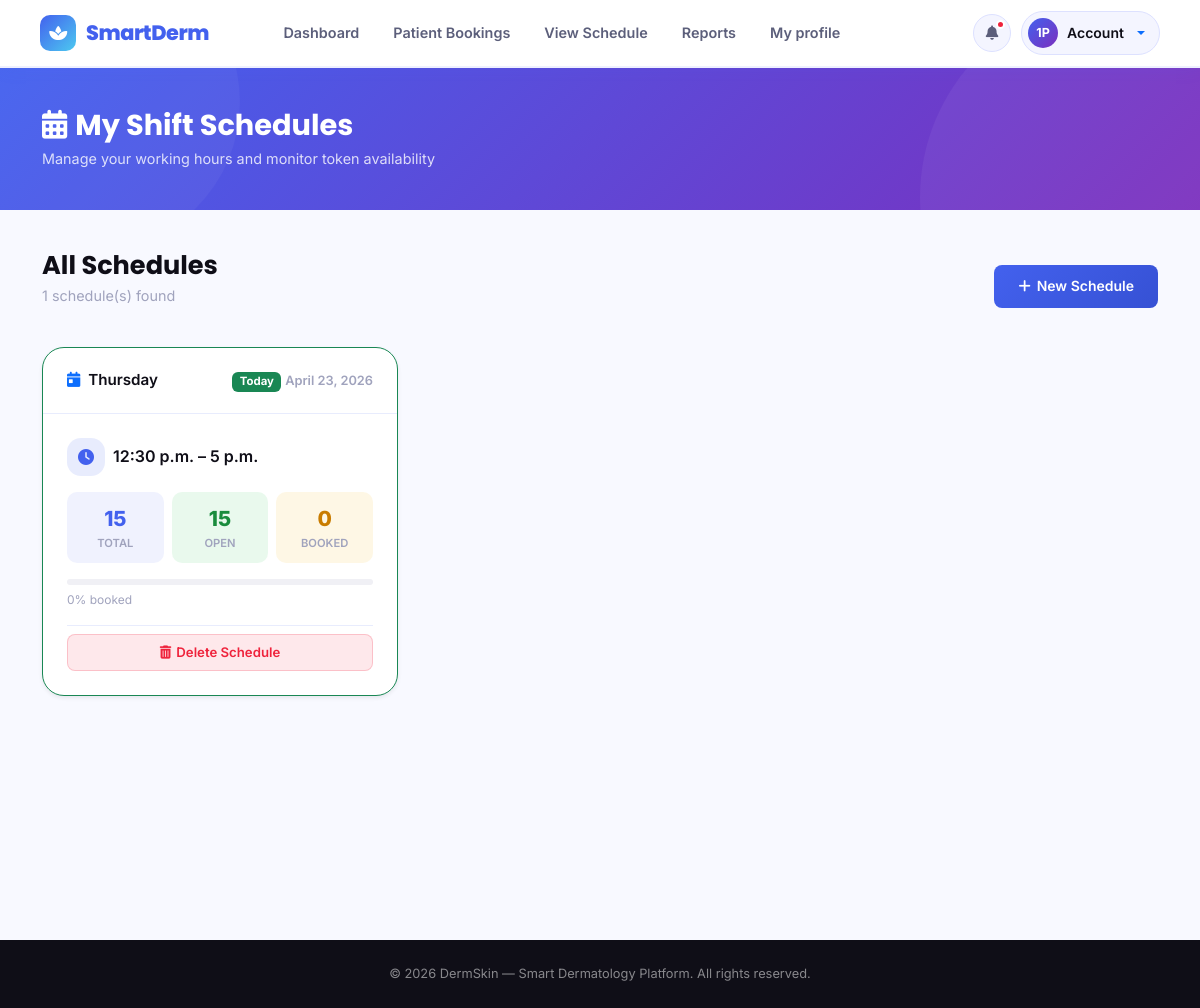
/doctor_view_schedule/ (signed in), run on the app's committed database.
### doctor/models.py (models this page shows, shortened)
class tbl_schedule(models.Model):
    DAY_CHOICES = [
        ('Monday', 'Monday'),
        ('Tuesday', 'Tuesday'),
        ('Wednesday', 'Wednesday'),
        ('Thursday', 'Thursday'),
        ('Friday', 'Friday'),
        ('Saturday', 'Saturday'),
    ]
    doctor = models.ForeignKey(tbl_doctor, on_delete=models.CASCADE)
    schedule_date = models.DateField()   # ⭐ NEW FIELD
    day_of_week = models.CharField(
        max_length=10,
        choices=DAY_CHOICES
    )
    is_available = models.BooleanField(default=True)
    start_time = models.TimeField(null=True, blank=True)
    end_time = models.TimeField(null=True, blank=True)
    consultation_duration = models.IntegerField(default=15)
    total_patients = models.IntegerField(default=0)
    break_start_time = models.TimeField(null=True, blank=True)
    break_end_time = models.TimeField(null=True, blank=True)

### doctor/views.py (the view)
# urls.py: path('doctor_view_schedule/',views.doctor_view_schedule,name='doctor_view_schedule'),
def doctor_view_schedule(request):
    doctor_id = request.session.get('did')
    if not doctor_id:
        return redirect('webguest:login')
    doctor = get_object_or_404(tbl_doctor, id=doctor_id)
    today = timezone.localdate()
    schedules = tbl_schedule.objects.filter(
        doctor=doctor,
        schedule_date__gte=today
    ).order_by('schedule_date')
    schedule_list = []
    for s in schedules:
        if not s.is_available:
            schedule_list.append({
                'schedule': s,
                'is_leave': True,
                'total_tokens': 0,
                'booked_tokens': 0,
                'available_tokens': 0,
            })
        else:
            tokens = tbl_token.objects.filter(schedule=s)
            booked_count = tokens.filter(is_booked=True).count()
            schedule_list.append({
                'schedule': s,
                'is_leave': False,
                'total_tokens': tokens.count(),
                'booked_tokens': booked_count,
                'available_tokens': tokens.count() - booked_count,
            })
    return render(request, 'doctor/view_schedule.html', {'schedules': schedule_list})

### doctor/Templates/doctor/view_schedule.html (shortened to what this page needs)
{% extends 'Doctor/header.html' %}
{% block content %}
{% load tz %}
{% now "Y-m-d" as today_date %}
<div class="page-banner">
    <div class="container position-relative" style="z-index:1">
        <h1><i class="fas fa-calendar-alt me-2"></i>My Shift Schedules</h1>
        <p>Manage your working hours and monitor token availability</p>
    </div>
</div>
<div class="page-wrapper">
<div class="container">
    <div class="d-flex justify-content-between align-items-center mb-4" data-aos="fade-up">
        <div>
            <h2 class="section-heading">All Schedules</h2>
            <p class="section-subheading">{{ schedules|length }} schedule(s) found</p>
        </div>
        <a href="{% url 'webdoctor:doctor_schedule' %}" class="btn-ds-primary">
            <i class="fas fa-plus"></i> New Schedule
        </a>
    </div>
    {% if schedules %}
    <div class="row g-4">
        {% for item in schedules %}
        <div class="col-lg-4 col-md-6" data-aos="fade-up">
            {% if item.is_leave %}
            <div class="ds-card h-100" style="border: 1.5px dashed rgba(239,71,111,0.4);">
                <div class="ds-card-header d-flex justify-content-between align-items-center">
                    <span>
                        <i class="fas fa-calendar-day text-danger me-1"></i>
                        {{ item.schedule.day_of_week }}
                    </span>
                    <span>
                        {% if item.schedule.schedule_date|stringformat:"s" == today_date %}
                        <span class="badge bg-danger">Today</span>
                        {% else %}
                        <span class="badge bg-danger">Leave</span>
                        {% endif %}
                        <span style="font-size:0.8rem;color:var(--text-muted);">
                            {{ item.schedule.schedule_date }}
                        </span>
                    </span>
                </div>
                <div class="ds-card-body">
                    <div class="text-center py-3">
                        <div style="width:64px;height:64px;border-radius:50%;background:rgba(239,71,111,0.1);display:flex;align-items:center;justify-content:center;margin:0 auto 12px;">
                            <i class="fas fa-plane-departure" style="font-size:1.6rem;color:var(--danger);"></i>
                        </div>
                        <h6 style="color:var(--danger);font-weight:700;margin-bottom:4px;">Day Off / Leave</h6>
                        <p style="color:var(--text-muted);font-size:0.82rem;margin:0;">
                            No appointments scheduled.<br>Patients will see you as unavailable.
                        </p>
                    </div>
                    <div class="d-flex gap-2 pt-3 mt-2" style="border-top:1px solid var(--border);">
                        <a href="{% url 'webdoctor:delete_schedule' item.schedule.id %}"
                           class="btn-ds-danger w-100 justify-content-center"
                           onclick="return confirm('Remove this leave day?')">
                            <i class="fas fa-trash-alt"></i> Remove Leave
                        </a>
                    </div>
                </div>
            </div>
            {% else %}
            <div class="ds-card h-100 {% if item.schedule.schedule_date|stringformat:"s" == today_date %}border border-success shadow-sm{% endif %}">
                <div class="ds-card-header d-flex justify-content-between align-items-center">
                    <span>
                        <i class="fas fa-calendar-day text-primary me-1"></i>
                        {{ item.schedule.day_of_week }}
                    </span>
                    <span>
                        {% if item.schedule.schedule_date|stringformat:"s" == today_date %}
                        <span class="badge bg-success">Today</span>
                        {% else %}
                        <span class="badge bg-info">Upcoming</span>
                        {% endif %}
                        <span style="font-size:0.8rem;color:var(--text-muted);">
                            {{ item.schedule.schedule_date }}
                        </span>
                    </span>
                </div>
                <div class="ds-card-body">
                    <div class="d-flex align-items-center gap-2 mb-3">
                        <div class="stat-icon blue" style="width:38px;height:38px;font-size:1rem;">
                            <i class="fas fa-clock"></i>
                        </div>
                        <span style="font-weight:600;color:var(--text-dark);">
                            {{ item.schedule.start_time }} – {{ item.schedule.end_time }}
                        </span>
                    </div>
                    <div class="row g-2 mb-3">
                        <div class="col-4 text-center">
                            <div style="background:rgba(67,97,238,0.08);border-radius:10px;padding:10px 5px;">
                                <div style="font-size:1.3rem;font-weight:800;color:var(--primary);">{{ item.total_tokens }}</div>
                                <div style="font-size:0.7rem;color:var(--text-muted);text-transform:uppercase;font-weight:600;">Total</div>
                            </div>
                        </div>
                        <div class="col-4 text-center">
                            <div style="background:rgba(45,198,83,0.1);border-radius:10px;padding:10px 5px;">
                                <div style="font-size:1.3rem;font-weight:800;color:#1a8c3d;">{{ item.available_tokens }}</div>
                                <div style="font-size:0.7rem;color:var(--text-muted);text-transform:uppercase;font-weight:600;">Open</div>
                            </div>
                        </div>
                        <div class="col-4 text-center">
                            <div style="background:rgba(249,199,79,0.15);border-radius:10px;padding:10px 5px;">
                                <div style="font-size:1.3rem;font-weight:800;color:#c97c00;">{{ item.booked_tokens }}</div>
                                <div style="font-size:0.7rem;color:var(--text-muted);text-transform:uppercase;font-weight:600;">Booked</div>
                            </div>
                        </div>
                    </div>
                    {% if item.total_tokens > 0 %}
                    <div class="mb-3">
                        <div style="height:6px;background:#f0f0f5;border-radius:3px;overflow:hidden;">
                        </div>
                        <div style="font-size:0.75rem;color:var(--text-muted);margin-top:5px;">
                            {% widthratio item.booked_tokens item.total_tokens 100 %}% booked
                        </div>
                    </div>
                    {% endif %}
                    <div class="d-flex gap-2 pt-2" style="border-top:1px solid var(--border);">
                        <a href="{% url 'webdoctor:delete_schedule' item.schedule.id %}"
                           class="btn-ds-danger w-100 justify-content-center"
                           onclick="return confirm('Delete this schedule? All unbooked tokens will be removed.')">
                            <i class="fas fa-trash-alt"></i> Delete Schedule
                        </a>
                    </div>
                </div>
            </div>
            {% endif %}
        </div>
        {% endfor %}
    </div>
    {% endif %}
</div>
</div>
{% endblock %}

### data on the page
tbl_schedule: schedule.day_of_week "Thursday", shows "Today", schedule.schedule_date "April 23, 2026", schedule.start_time "12:30 p.m.", schedule.end_time "5 p.m.", total_tokens "15", available_tokens "15", booked_tokens "0"

### other printed values
{{ request.session.pid|default:"P"|stringformat:"s"|slice:":1"|upper }} "1"
{{ schedules|length }} "1"
